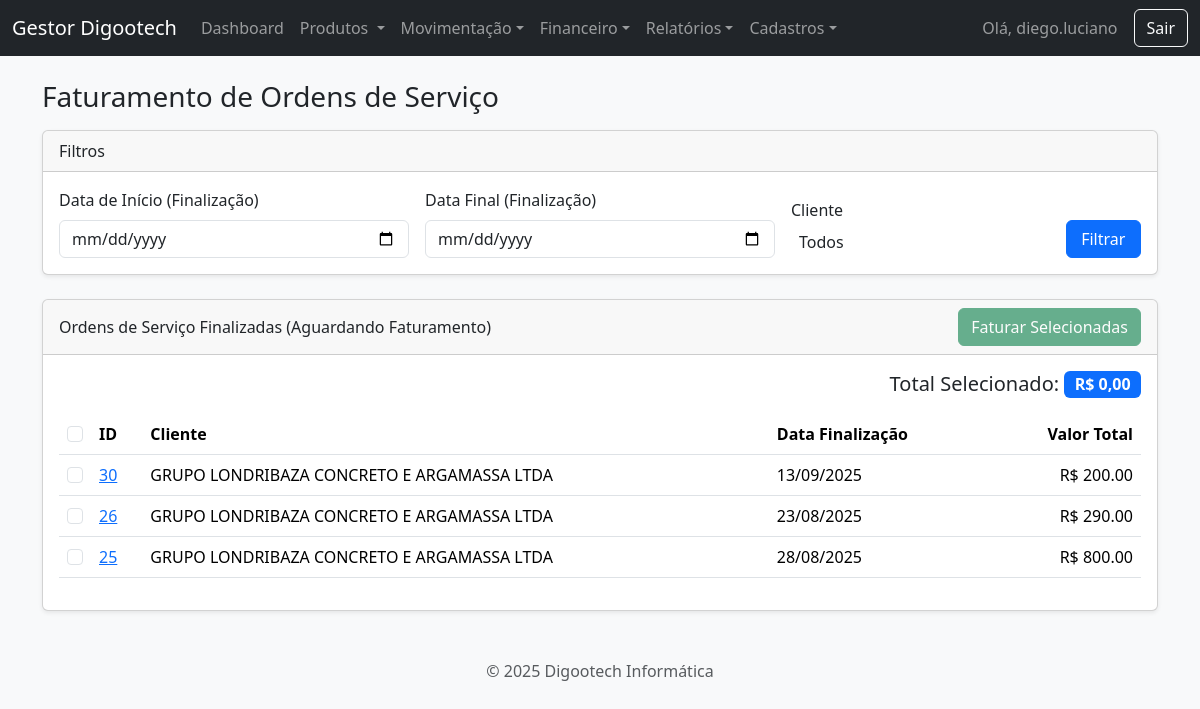
/faturamento (signed in), run on the app's committed database.
### app.py (models this page shows, shortened)
class User(UserMixin, db.Model):
    id = db.Column(db.Integer, primary_key=True)
    username = db.Column(db.String(80), unique=True, nullable=False)
    password_hash = db.Column(db.String(200), nullable=False)

class OrdemServico(db.Model):
    id = db.Column(db.Integer, primary_key=True)
    problema = db.Column(db.Text, nullable=False)
    status_id = db.Column(db.Integer, db.ForeignKey('status_os.id'))
    status = db.relationship('StatusOS', backref='ordens_servico')
    data_criacao = db.Column(db.DateTime, default=datetime.datetime.utcnow)
    data_fechamento = db.Column(db.DateTime, nullable=True)
    cliente_id = db.Column(db.Integer, db.ForeignKey('cliente.id'), nullable=False)
    valor_servicos = db.Column(db.Float, default=0.0)
    pecas = db.relationship('Peca', backref='ordem_servico', lazy=True, cascade="all, delete-orphan")
    @property
    def valor_pecas(self): return sum(p.valor_total for p in self.pecas)
    @property
    def valor_total(self): return self.valor_servicos + self.valor_pecas

class Cliente(db.Model):
    id = db.Column(db.Integer, primary_key=True)
    tipo_pessoa = db.Column(db.String(10), nullable=False, default='FISICA')
    nome = db.Column(db.String(100), unique=True)
    cpf = db.Column(db.String(14), unique=True)
    razao_social = db.Column(db.String(150), unique=True)
    cnpj = db.Column(db.String(18), unique=True)
    inscricao_estadual = db.Column(db.String(20))
    email = db.Column(db.String(100))
    telefone = db.Column(db.String(11))
    cep = db.Column(db.String(9))
    rua = db.Column(db.String(150))
    numero = db.Column(db.String(20))
    bairro = db.Column(db.String(100))
    cidade = db.Column(db.String(100))
    uf = db.Column(db.String(2))
    ordens = db.relationship('OrdemServico', backref='cliente', lazy=True)
    @property
    def nome_exibicao(self): return self.nome if self.tipo_pessoa == 'FISICA' else self.razao_social

class Peca(db.Model):
    id = db.Column(db.Integer, primary_key=True)
    descricao = db.Column(db.String(200), nullable=False)
    quantidade = db.Column(db.Integer, nullable=False, default=1)
    valor_unitario = db.Column(db.Float, nullable=False, default=0.0)
    ordem_servico_id = db.Column(db.Integer, db.ForeignKey('ordem_servico.id'), nullable=False)
    @property
    def valor_total(self): return self.quantidade * self.valor_unitario

### app.py (the view, shortened to what this page needs)
@app.route('/faturamento', methods=['GET', 'POST'])
@login_required
def faturamento():
    data_inicio_str, data_fim_str, cliente_id = request.args.get('data_inicio'), request.args.get('data_fim'), request.args.get('cliente_id', 'todos')
    status_finalizada = StatusOS.query.filter(func.upper(StatusOS.nome) == 'FINALIZADA').first()
    query = OrdemServico.query.filter(OrdemServico.status_id == status_finalizada.id) if status_finalizada else OrdemServico.query.filter(False)
    if data_inicio_str: query = query.filter(OrdemServico.data_fechamento >= datetime.datetime.strptime(data_inicio_str, '%Y-%m-%d').date())
    if data_fim_str: query = query.filter(OrdemServico.data_fechamento <= datetime.datetime.strptime(data_fim_str, '%Y-%m-%d').date())
    if cliente_id != 'todos': query = query.filter(OrdemServico.cliente_id == int(cliente_id))
    ordens_para_faturar = query.order_by(OrdemServico.data_criacao.desc()).all()
    todos_clientes = Cliente.query.order_by(Cliente.nome).all()
    return render_template('faturamento.html', ordens=ordens_para_faturar, todos_clientes=todos_clientes, data_inicio=data_inicio_str, data_fim=data_fim_str, cliente_id_filtro=cliente_id)

### app.py (called while the page is built)
@login_manager.user_loader
def load_user(user_id):
    return db.session.get(User, int(user_id))

### templates/faturamento.html (shortened to what this page needs)
{% extends 'base.html' %}
{% block content %}
<h1 class="h3 mb-3">Faturamento de Ordens de Serviço</h1>
<div class="card shadow-sm mb-4">
    <div class="card-header">Filtros</div>
    <div class="card-body">
        <form method="GET" action="{{ url_for('faturamento') }}">
            <div class="row align-items-end g-3">
                <div class="col-md-4"><label for="data_inicio" class="form-label">Data de Início (Finalização)</label><input type="date" class="form-control" id="data_inicio" name="data_inicio" value="{{ data_inicio or '' }}"></div>
                <div class="col-md-4"><label for="data_fim" class="form-label">Data Final (Finalização)</label><input type="date" class="form-control" id="data_fim" name="data_fim" value="{{ data_fim or '' }}"></div>
                <div class="col-md-3"><label for="cliente_id" class="form-label">Cliente</label></div>
                <div class="col-md-1"><button type="submit" class="btn btn-primary w-100">Filtrar</button></div>
            </div>
        </form>
    </div>
</div>
<form id="formFaturamento" action="{{ url_for('faturamento') }}" method="POST">
    <div class="card shadow-sm">
        <div class="card-header d-flex justify-content-between align-items-center">
            <span>Ordens de Serviço Finalizadas (Aguardando Faturamento)</span>
            <button type="button" class="btn btn-success" data-bs-toggle="modal" data-bs-target="#faturamentoModal" id="btnAbrirModalFaturamento" disabled>Faturar Selecionadas</button>
        </div>
        <div class="card-body">
            <div class="mb-3 text-end">
                <h5 class="mb-0">Total Selecionado: <span id="totalSelecionado" class="badge bg-primary fs-6">R$ 0,00</span></h5>
            </div>
            <table class="table table-hover">
                <thead><tr><th scope="col" style="width: 1%;"><input class="form-check-input" type="checkbox" id="selectAll"></th><th scope="col">ID</th><th scope="col">Cliente</th><th scope="col">Data Finalização</th><th class="text-end" scope="col">Valor Total</th></tr></thead>
                <tbody>
                    {% for ordem in ordens %}
                    <tr>
                        <td><input class="form-check-input os-checkbox" type="checkbox" name="os_ids" value="{{ ordem.id }}" data-cliente-id="{{ ordem.cliente.id }}" data-valor="{{ ordem.valor_total }}"></td>
                        <td><a href="{{ url_for('detalhe_os', id=ordem.id) }}">{{ ordem.id }}</a></td>
                        <td>{{ ordem.cliente.nome_exibicao }}</td>
                        <td>{{ ordem.data_fechamento.strftime('%d/%m/%Y') }}</td>
                        <td class="text-end">R$ {{ "%.2f"|format(ordem.valor_total) }}</td>
                    </tr>
                    {% else %}
                    <tr><td colspan="5" class="text-center">Nenhuma Ordem de Serviço finalizada encontrada com os filtros selecionados.</td></tr>
                    {% endfor %}
                </tbody>
            </table>
        </div>
    </div>
</form>
{% endblock %}

### templates/base.html (shortened to what this page needs)
<!DOCTYPE html>
<html lang="pt-br">
<head>
    <link href="{{ url_for('static', filename='css/bootstrap.min.css') }}" rel="stylesheet">
    <link href="https://cdn.jsdelivr.net/npm/select2@4.1.0-rc.0/dist/css/select2.min.css" rel="stylesheet" />
    <link rel="stylesheet" href="https://cdn.jsdelivr.net/npm/select2-bootstrap-5-theme@1.3.0/dist/select2-bootstrap-5-theme.min.css" />
    <link rel="stylesheet" href="{{ url_for('static', filename='style.css') }}">
</head>
<body class="bg-light {{ body_class or '' }}">
    <nav class="navbar navbar-expand-lg navbar-dark bg-dark">
        <div class="container-fluid">
            <a class="navbar-brand" href="{{ url_for('dashboard') }}">Gestor Digootech</a>
            {% if current_user.is_authenticated %}
            <div class="collapse navbar-collapse" id="navbarNav">
                <ul class="navbar-nav me-auto mb-2 mb-lg-0">
                    <li class="nav-item"><a class="nav-link" href="{{ url_for('dashboard') }}">Dashboard</a></li>
                    <li class="nav-item dropdown">
                        <a class="nav-link dropdown-toggle" href="#" role="button" data-bs-toggle="dropdown" aria-expanded="false">
                            Produtos
                        </a>
                    </li>
                    <li class="nav-item dropdown">
                        <a class="nav-link dropdown-toggle" href="#" role="button" data-bs-toggle="dropdown">Movimentação</a>
                    </li>
                     <li class="nav-item dropdown">
                        <a class="nav-link dropdown-toggle" href="#" role="button" data-bs-toggle="dropdown">Financeiro</a>
                    </li>
                    <li class="nav-item dropdown">
                        <a class="nav-link dropdown-toggle" href="#" role="button" data-bs-toggle="dropdown">Relatórios</a>
                    </li>
                    <li class="nav-item dropdown">
                        <a class="nav-link dropdown-toggle" href="#" role="button" data-bs-toggle="dropdown">Cadastros</a>
                    </li>
                </ul>
                <span class="navbar-text me-3">Olá, {{ current_user.username }}</span>
                <a href="{{ url_for('logout') }}" class="btn btn-outline-light">Sair</a>
            </div>
            {% endif %}
        </div>
    </nav>
    <main class="container mt-4">
        {% block content %}{% endblock %}
    </main>
    <footer class="text-center text-muted mt-5 mb-3">
    <p>&copy; 2025 Digootech Informática</p>
    </footer>
</body>
</html>

### data on the page
User: username "diego.luciano"
OrdemServico: id "30", cliente.nome_exibicao "GRUPO LONDRIBAZA CONCRETO E ARGAMASSA LTDA", data_fechamento "13/09/2025", valor_total "200.00"
OrdemServico: id "26", cliente.nome_exibicao "GRUPO LONDRIBAZA CONCRETO E ARGAMASSA LTDA", data_fechamento "23/08/2025", valor_total "290.00"
OrdemServico: id "25", cliente.nome_exibicao "GRUPO LONDRIBAZA CONCRETO E ARGAMASSA LTDA", data_fechamento "28/08/2025", valor_total "800.00"
